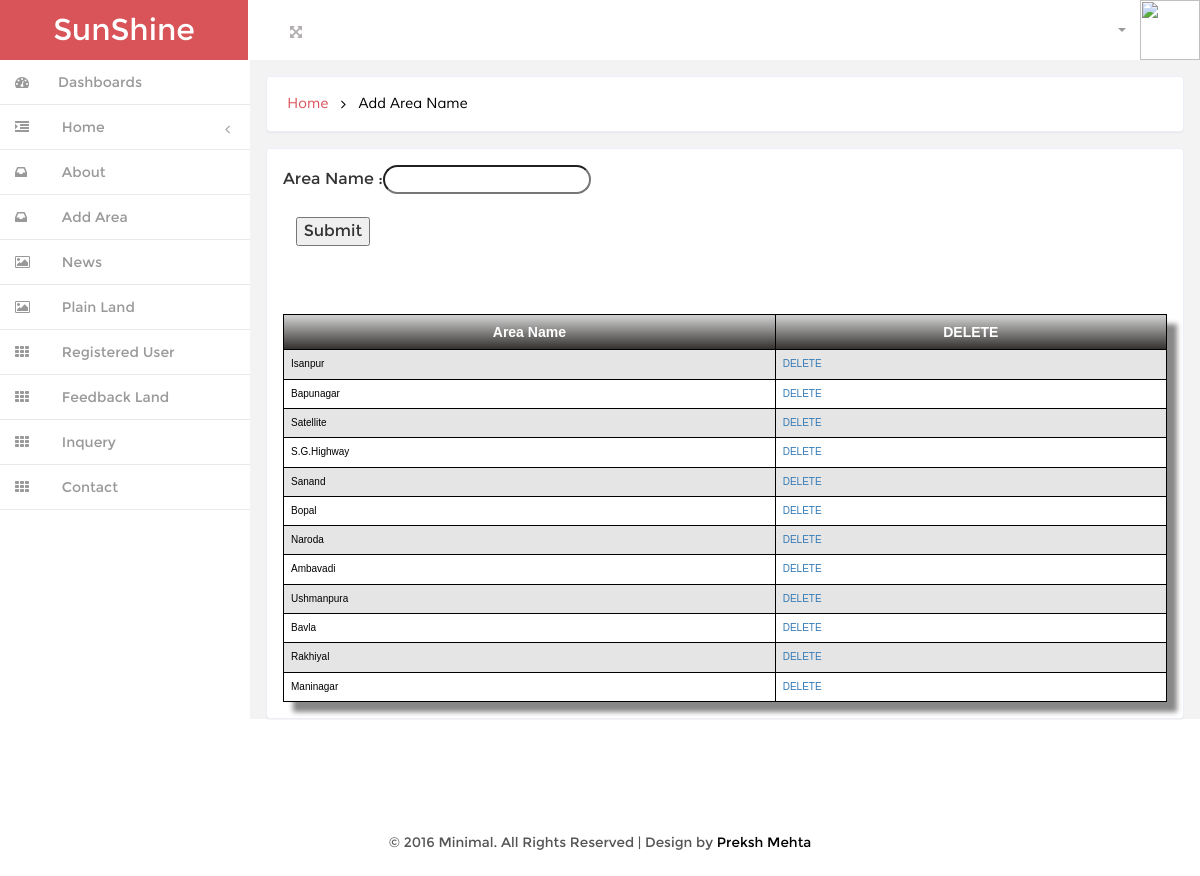
Page /admin/add_area.php (signed in) on the committed database.
### tables this page shows
CREATE TABLE IF NOT EXISTS `city_area` (
  `city_area_id` int(10) NOT NULL AUTO_INCREMENT,
  `city_area_name` varchar(100) NOT NULL,
  PRIMARY KEY (`city_area_id`)
);

### admin/add_area.php (the view, shortened to what this page needs)
<!DOCTYPE HTML>
<html>
<head>
<link href="css/bootstrap.min.css" rel='stylesheet' type='text/css' />
<link href="css/style.css" rel='stylesheet' type='text/css' />
<link href="css/font-awesome.css" rel="stylesheet">
<link href="css/custom.css" rel="stylesheet">
</head>
<body>
<?php require_once 'header.php'; ?>
	  <?php require_once 'sidebar.php'; ?>
<div id="wrapper">
		 <div id="page-wrapper" class="gray-bg dashbard-1">
       <div class="content-main">
		   <div class="banner">
				<h2>
				<a href="index.php">Home</a>
				<i class="fa fa-angle-right"></i>
				<span>Add Area Name</span>
				</h2>
		    </div>
 	<div class="asked">
			<form action="" method="post" enctype="multipart/form-data">
				<table>
					<tr>
						<td>Area Name : </td>
						<td><input type="text" name="aname"/></td>
					</tr>
					<tr align="center">
						<td><br/><input type="submit" name="save" value="Submit"/></td>
					</tr>
				</table><br/><br/><br/>
				<div class="CSSTableGenerator" >
				<table >
                    <tr>
                        <td>
                            Area Name
                        </td>
                        <td>
                            DELETE
                        </td>
						<?php
						$o=mysql_query("select * from city_area");
						while($d=mysql_fetch_array($o))
						{
					?>
						<tr>
							<td><?php echo $d['city_area_name'];?></td>
							<td><a href="del_area.php?id=<?php echo $d['city_area_id'];?>">DELETE</a></td>
						</tr>
					<?php
						}
					?>
                    </tr>
				</table>
			</form>
	</div>
		</div>
		</div>
       </div>
<div class="copy">
            <p> &copy; 2016 Minimal. All Rights Reserved | Design by <a href="http://w3layouts.com/" target="_blank">Preksh Mehta</a> </p>
	    </div>
		</div>
</body>
</html>

### admin/css/style.css (style rules this page uses)
input[type=text] { border-radius:50px; }
h4, h5, h6, h1, h2, h3 { margin: 0; }
p { margin: 0; }
html, body { font-family:'Montserrat-Regular'; font-size: 100%; background:#F3F3F4; overflow-x: hidden; }
body a { transition:0.5s all; -webkit-transition:0.5s all; -moz-transition:0.5s all; -o-transition:0.5s all; -ms-transition:0.5s all; }
div#wrapper { background-color: #fff; }
@media (min-width: 768px) { #page-wrapper { position: inherit; margin: 0 0 0 240px; min-height: 1000px; } }
.content-main { background-color: #F3F3F4; padding-top: 1em; }
.banner { background: #fff; display: block; margin: 0em 1em ; padding:1em; border: 1px solid #ebeff6; border-color: #ebeff6; border-radius: 4px; -webkit-border-radius: 4px; -o-border-radius: 4px; -moz-border-radius: 4px; -ms-border-radius: 4px; -webkit-box-shadow: 0 1px 1px rgba(0,0,0,.05); box-shadow: 0 1px 1px rgba(0,0,0,.05); }
.banner h2 { font-size:0.9em; }
.banner h2 a { color:#D95459; text-decoration:none; font-family: 'Muli-Regular'; padding:0.3em ; }
.banner h2 span { color:#000; font-family: 'Muli-Regular'; padding:0.3em ; }
.banner h2 i { color:#000; vertical-align:middle; padding:0.3em ; }
.asked { padding: 1em; background: #fff; margin: 1em; border: 1px solid #ebeff6; border-radius: 4px; -webkit-border-radius: 4px; -o-border-radius: 4px; -moz-border-radius: 4px; -ms-border-radius: 4px; -webkit-box-shadow: 0 1px 1px rgba(0,0,0,.05); box-shadow: 0 1px 1px rgba(0,0,0,.05); }
.copy { background:#fff; text-align:center; padding:1.5em 0; }
.copy p, .copy-right p { font-size:0.85em; color:#555; }
.copy p a, .copy-right p a { color:#000; }

### admin/css/custom.css (style rules this page uses)
#wrapper { width: 100%; }
#page-wrapper { min-height: 568px; }
@media (min-width:768px) { #page-wrapper { position: inherit; margin: 0 0 0 250px; } }

### admin/add_area.php (style rules this page uses)
.CSSTableGenerator { margin:0px;padding:0px; width:100%; box-shadow: 10px 10px 5px #888888; border:1px solid #000000; -moz-border-radius-bottomleft:0px; -webkit-border-bottom-left-radius:0px; border-bottom-left-radius:0px; -moz-border-radius-bottomright:0px; -webkit-border-bottom-right-radius:0px; border-bottom-right-radius:0px; -moz-border-radius-topright:0px; -webkit-border-top-right-radius:0px; border-top-right-radius:0px; -moz-border-radius-topleft:0px; -webkit-border-top-left-radius:0px; border-top-left-radius:0px; }
.CSSTableGenerator table { border-collapse: collapse; border-spacing: 0; width:100%; height:100%; margin:0px;padding:0px; }
.CSSTableGenerator tr:last-child td:last-child { -moz-border-radius-bottomright:0px; -webkit-border-bottom-right-radius:0px; border-bottom-right-radius:0px; }
.CSSTableGenerator table tr:first-child td:first-child { -moz-border-radius-topleft:0px; -webkit-border-top-left-radius:0px; border-top-left-radius:0px; }
.CSSTableGenerator table tr:first-child td:last-child { -moz-border-radius-topright:0px; -webkit-border-top-right-radius:0px; border-top-right-radius:0px; }
.CSSTableGenerator tr:last-child td:first-child { -moz-border-radius-bottomleft:0px; -webkit-border-bottom-left-radius:0px; border-bottom-left-radius:0px; }
.CSSTableGenerator tr:nth-child(odd) { background-color:#ffffff; }
.CSSTableGenerator tr:nth-child(even) { background-color:#e5e5e5; }
.CSSTableGenerator td { vertical-align:middle; border:1px solid #000000; border-width:0px 1px 1px 0px; text-align:left; padding:7px; font-size:10px; font-family:Arial; font-weight:normal; color:#000000; }
.CSSTableGenerator tr:last-child td { border-width:0px 1px 0px 0px; }
.CSSTableGenerator tr td:last-child { border-width:0px 0px 1px 0px; }
.CSSTableGenerator tr:last-child td:last-child { border-width:0px 0px 0px 0px; }
.CSSTableGenerator tr:first-child td { background:-o-linear-gradient(bottom, #cccccc 5%, #33302e 100%); background:-webkit-gradient( linear, left top, left bottom, color-stop(0.05, #cccccc), color-stop(1, #33302e) ); background:-moz-linear-gradient( center top, #cccccc 5%, #33302e 100% ); filter:progid:DXImageTransform.Microsoft.gradient(startColorstr="#cccccc", endColorstr="#33302e"); background: -o-linear-gradient(top,#cccccc,33302e); background-color:#cccccc; border:0px solid #000000; text-align:center; border-width:0px 0px 1px 1px; font-size:14px; font-family:Arial; font-weight:bold; color:#ffffff; }
.CSSTableGenerator tr:first-child td:first-child { border-width:0px 0px 1px 0px; }
.CSSTableGenerator tr:first-child td:last-child { border-width:0px 0px 1px 1px; }

### rows in the picture
city_area: city_area_name "Isanpur"
city_area: city_area_name "Bapunagar"
city_area: city_area_name "Satellite"
city_area: city_area_name "S.G.Highway"
city_area: city_area_name "Sanand"
city_area: city_area_name "Bopal"
city_area: city_area_name "Naroda"
city_area: city_area_name "Ambavadi"
city_area: city_area_name "Ushmanpura"
city_area: city_area_name "Bavla"
city_area: city_area_name "Rakhiyal"
city_area: city_area_name "Maninagar"
